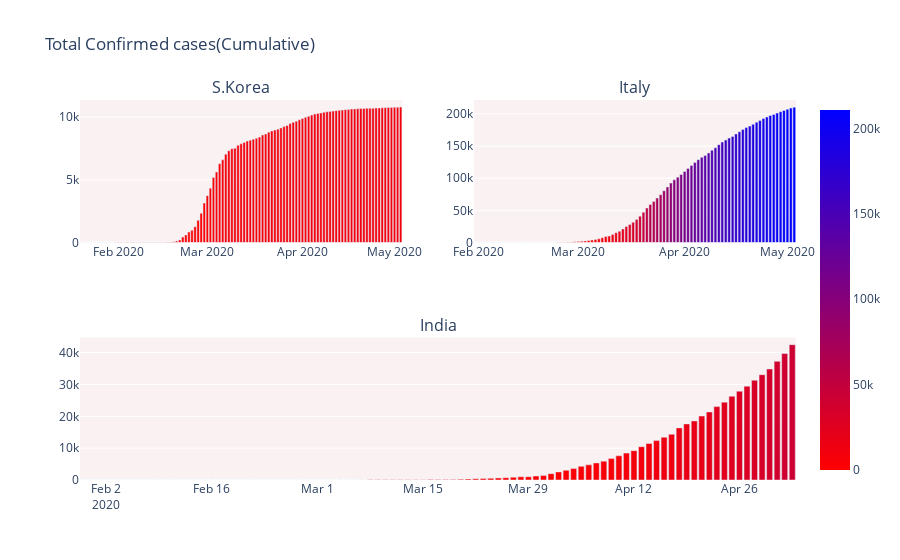

Source (notebook cell):
### Markdown cell above
## 2.2 Comparison between the rise of cases in S.Korea, Italy and India

### Code cell
import plotly.graph_objects as go
from plotly.subplots import make_subplots

fig = make_subplots(
    rows=2, cols=2,
    specs=[[{}, {}],
           [{"colspan": 2}, None]],
    subplot_titles=("S.Korea","Italy", "India"))

fig.add_trace(go.Bar(x=dbd_Korea['Date'], y=dbd_Korea['Total Cases'],
                    marker=dict(color=dbd_Korea['Total Cases'], coloraxis="coloraxis")),
              1, 1)

fig.add_trace(go.Bar(x=dbd_Italy['Date'], y=dbd_Italy['Total Cases'],
                    marker=dict(color=dbd_Italy['Total Cases'], coloraxis="coloraxis")),
              1, 2)

fig.add_trace(go.Bar(x=dbd_India['Date'], y=dbd_India['Total Cases'],
                    marker=dict(color=dbd_India['Total Cases'], coloraxis="coloraxis")),
              2, 1)

fig.update_layout(coloraxis=dict(colorscale='Bluered_r'), showlegend=False,title_text="Total Confirmed cases(Cumulative)")

fig.update_layout(plot_bgcolor='rgb(250, 242, 242)')
fig.show()
